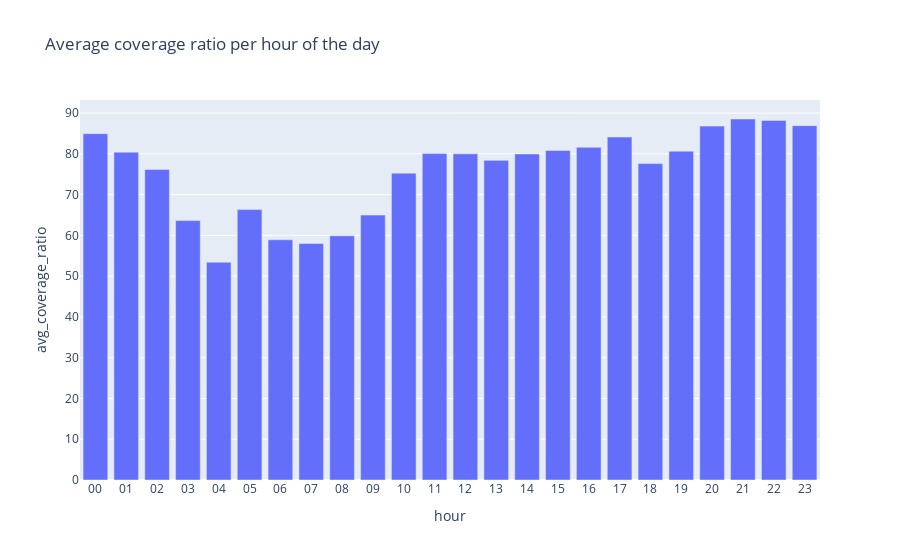

Here is the notebook cell this chart was saved with:
### Code cell
# average coverage ratio per hour
fig = px.bar(complete_table_agg.orderBy('hour').toPandas(),
              x = "hour",
              y = 'avg_coverage_ratio',
              title = 'Average coverage ratio per hour of the day'
             )
fig.show()

### Figure 1 — Plotly figure (JSON) as saved in the notebook; plotly's stock layout.template omitted (floating-point values rounded to 4 significant figures)
{"data": [{"alignmentgroup": "True", "hovertemplate": "hour=%{x}<br>avg_coverage_ratio=%{y}<extra></extra>", "legendgroup": "", "marker": {"color": "#636efa", "pattern": {"shape": ""}}, "name": "", "offsetgroup": "", "orientation": "v", "showlegend": false, "textposition": "auto", "type": "bar", "x": ["00", "01", "02", "03", "04", "05", "06", "07", "08", "09", "10", "11", "12", "13", "14", "15", "16", "17", "18", "19", "20", "21", "22", "23"], "xaxis": "x", "y": [84.94, 80.4, 76.17, 63.63, 53.43, 66.32, 58.91, 58, 59.89, 64.97, 75.26, 80.06, 80, 78.4, 79.97, 80.83, 81.6, 84.11, 77.6, 80.66, 86.8, 88.54, 88.2, 86.91], "yaxis": "y"}], "layout": {"barmode": "relative", "legend": {"tracegroupgap": 0}, "title": {"text": "Average coverage ratio per hour of the day"}, "xaxis": {"anchor": "y", "domain": [0, 1], "title": {"text": "hour"}}, "yaxis": {"anchor": "x", "domain": [0, 1], "title": {"text": "avg_coverage_ratio"}}}}
